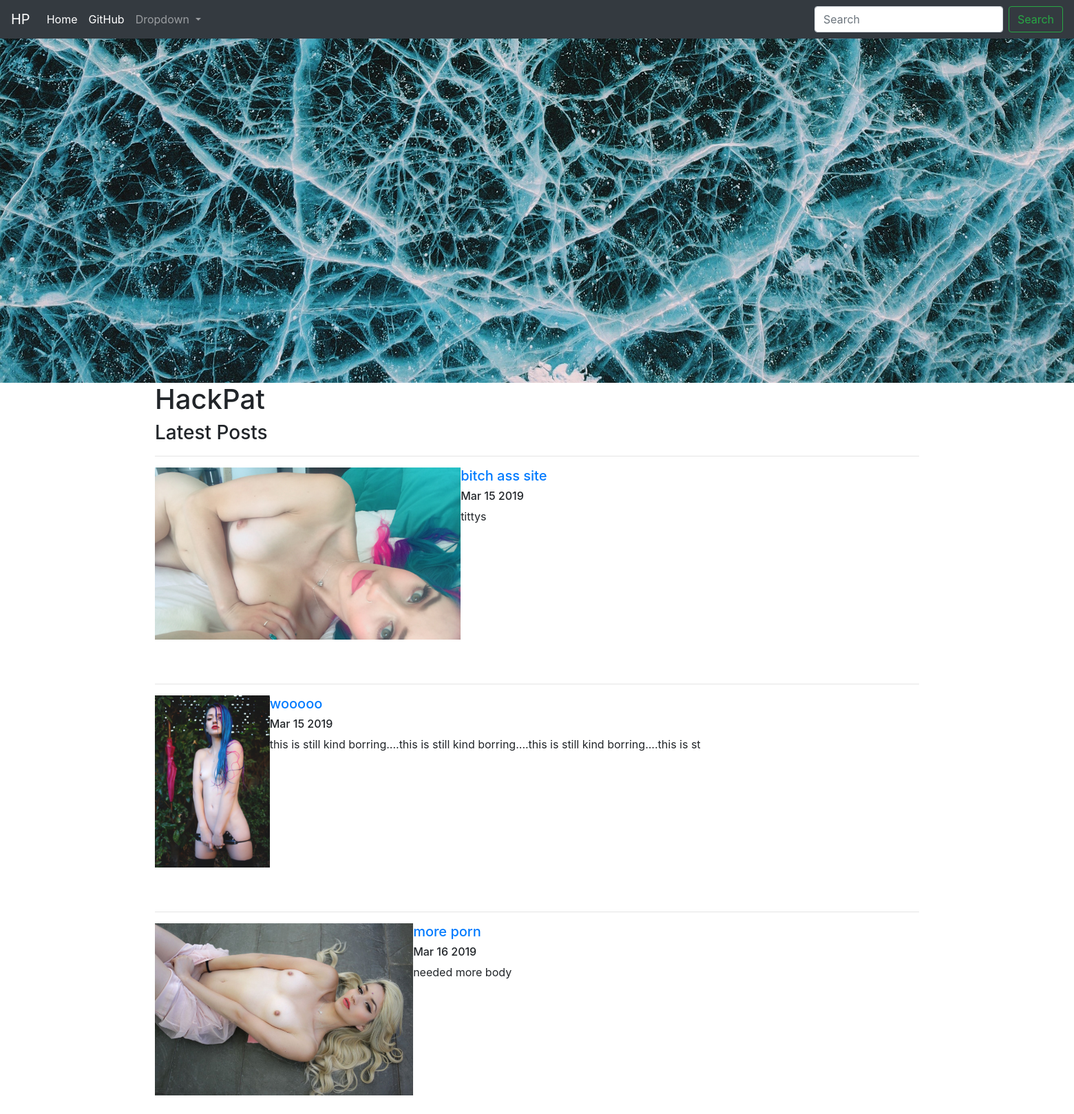
The page / on the database its author committed.
### posts/models.py (models this page shows, shortened)
class Post(models.Model):
    title = models.CharField(max_length=250)
    pub_date = models.DateTimeField()
    image = models.ImageField(upload_to='media/')
    body = models.TextField()
    def pub_date_short(self):
        return self.pub_date.strftime('%b %d %Y')
    def summary(self):
        return self.body[:100]

### posts/views.py (the view)
# urls.py: 2. Add a URL to urlpatterns:  path('', views.home, name='home')
def home(request):
    posts = Post.objects.order_by('pub_date')
    return render(request, 'posts/home.html',{'posts':posts})

### posts/templates/posts/home.html (shortened to what this page needs)
<html lang="en">
  <head>
    <link rel="stylesheet" href="https://stackpath.bootstrapcdn.com/bootstrap/4.3.1/css/bootstrap.min.css">
  </head>
  <body>
  <nav class="navbar navbar-expand-lg navbar-dark bg-dark">
  <a class="navbar-brand" href="#">HP</a>
  <div class="collapse navbar-collapse" id="navbarSupportedContent">
    <ul class="navbar-nav mr-auto">
      <li class="nav-item active">
        <a class="nav-link" href="#">Home <span class="sr-only">(current)</span></a>
      </li>
      <li class="nav-item active">
        <a class="nav-link" href="https://github.com/pnizzle">GitHub<span class="sr-only">(current)</span></a>
      </li>
      <li class="nav-item dropdown">
        <a class="nav-link dropdown-toggle" href="#" id="navbarDropdown" role="button" data-toggle="dropdown" aria-haspopup="true" aria-expanded="false">
          Dropdown
        </a>
      </li>
    </ul>
    <form class="form-inline my-2 my-lg-0">
      <input class="form-control mr-sm-2" type="search" placeholder="Search" aria-label="Search">
      <button class="btn btn-outline-success my-2 my-sm-0" type="submit">Search</button>
    </form>
  </div>
</nav>
       {% load static%}
<img src="{%static 'posts/site_header.jpg'%}" class="img-responsive center-block" style="max-height:500;">
  <div class="container">
    <h1>HackPat</h1>
      <h3>Latest Posts</h3>
    {% for post in posts.all %}
<hr />
      <div class="media">
    <img src="{{ post.image.url }}" class="img-responsive center-block" style="max-height:250;"/>
  <div class="media-body">
    <h5 class="mt-0">    <a href="{% url 'post_detail' post.id %}">{{ post.title }}</a>
</h5>
<h6>
    {{post.pub_date_short }}
    <br />
    </h6>
      <p>{{ post.summary }}</p>
  </div>
</div>
    <br />
    <br />
{% endfor %}
      </div>
  </body>
</html>

### rows shown on the page
Post: image (picture), title "bitch ass site", pub_date_short "Mar 15 2019", summary "tittys"
Post: image (picture), title "wooooo", pub_date_short "Mar 15 2019", summary "this is still kind borring....this is still kind borring....this is still kind borring....this is st"
Post: image (picture), title "more porn", pub_date_short "Mar 16 2019", summary "needed more body"
